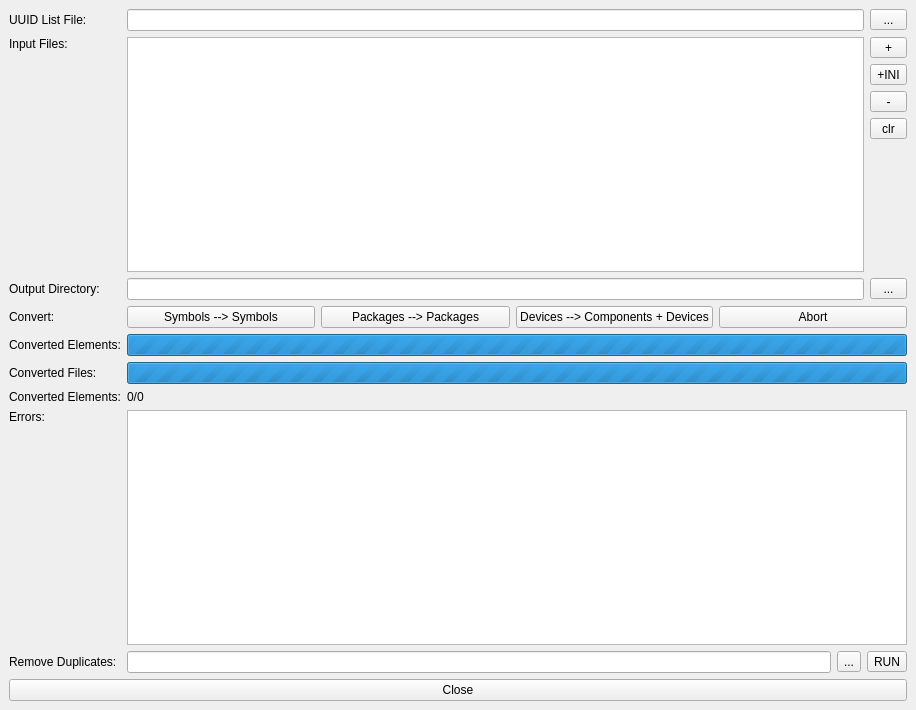
<?xml version="1.0" encoding="UTF-8"?>
<ui version="4.0">
 <class>MainWindow</class>
 <widget class="QMainWindow" name="MainWindow">
  <property name="geometry">
   <rect>
    <x>0</x>
    <y>0</y>
    <width>916</width>
    <height>710</height>
   </rect>
  </property>
  <property name="windowTitle">
   <string>LibrePCB Eagle Import</string>
  </property>
  <widget class="QWidget" name="centralwidget">
   <layout class="QGridLayout" name="gridLayout">
    <item row="3" column="0">
     <widget class="QLabel" name="label_2">
      <property name="text">
       <string>Output Directory:</string>
      </property>
     </widget>
    </item>
    <item row="1" column="0">
     <widget class="QLabel" name="label">
      <property name="text">
       <string>Input Files:</string>
      </property>
      <property name="alignment">
       <set>Qt::AlignLeading|Qt::AlignLeft|Qt::AlignTop</set>
      </property>
     </widget>
    </item>
    <item row="3" column="2">
     <widget class="QToolButton" name="outputBtn">
      <property name="sizePolicy">
       <sizepolicy hsizetype="Minimum" vsizetype="Fixed">
        <horstretch>0</horstretch>
        <verstretch>0</verstretch>
       </sizepolicy>
      </property>
      <property name="text">
       <string notr="true">...</string>
      </property>
     </widget>
    </item>
    <item row="8" column="1">
     <widget class="QLabel" name="lblConvertedElements">
      <property name="text">
       <string>0/0</string>
      </property>
     </widget>
    </item>
    <item row="3" column="1">
     <widget class="QLineEdit" name="output"/>
    </item>
    <item row="8" column="0">
     <widget class="QLabel" name="label_4">
      <property name="text">
       <string>Converted Elements:</string>
      </property>
     </widget>
    </item>
    <item row="11" column="0" colspan="3">
     <widget class="QPushButton" name="pushButton">
      <property name="text">
       <string>Close</string>
      </property>
     </widget>
    </item>
    <item row="9" column="0">
     <widget class="QLabel" name="label_3">
      <property name="text">
       <string>Errors:</string>
      </property>
      <property name="alignment">
       <set>Qt::AlignLeading|Qt::AlignLeft|Qt::AlignTop</set>
      </property>
     </widget>
    </item>
    <item row="6" column="1" colspan="2">
     <widget class="QProgressBar" name="pbarElements">
      <property name="minimum">
       <number>0</number>
      </property>
      <property name="maximum">
       <number>0</number>
      </property>
      <property name="value">
       <number>0</number>
      </property>
      <property name="format">
       <string>%v/%m</string>
      </property>
     </widget>
    </item>
    <item row="9" column="1" colspan="2">
     <widget class="QListWidget" name="errors"/>
    </item>
    <item row="1" column="1">
     <widget class="QListWidget" name="input">
      <property name="selectionMode">
       <enum>QAbstractItemView::MultiSelection</enum>
      </property>
     </widget>
    </item>
    <item row="6" column="0">
     <widget class="QLabel" name="label_7">
      <property name="text">
       <string>Converted Elements:</string>
      </property>
     </widget>
    </item>
    <item row="7" column="1" colspan="2">
     <widget class="QProgressBar" name="pbarFiles">
      <property name="maximum">
       <number>0</number>
      </property>
      <property name="value">
       <number>0</number>
      </property>
      <property name="format">
       <string>%v/%m</string>
      </property>
     </widget>
    </item>
    <item row="1" column="2">
     <layout class="QVBoxLayout" name="verticalLayout">
      <item>
       <widget class="QToolButton" name="inputBtn">
        <property name="sizePolicy">
         <sizepolicy hsizetype="Minimum" vsizetype="Fixed">
          <horstretch>0</horstretch>
          <verstretch>0</verstretch>
         </sizepolicy>
        </property>
        <property name="text">
         <string notr="true">+</string>
        </property>
       </widget>
      </item>
      <item>
       <widget class="QToolButton" name="btnPathsFromIni">
        <property name="sizePolicy">
         <sizepolicy hsizetype="Minimum" vsizetype="Fixed">
          <horstretch>0</horstretch>
          <verstretch>0</verstretch>
         </sizepolicy>
        </property>
        <property name="text">
         <string notr="true">+INI</string>
        </property>
       </widget>
      </item>
      <item>
       <widget class="QToolButton" name="toolButton_2">
        <property name="sizePolicy">
         <sizepolicy hsizetype="Minimum" vsizetype="Fixed">
          <horstretch>0</horstretch>
          <verstretch>0</verstretch>
         </sizepolicy>
        </property>
        <property name="text">
         <string notr="true">-</string>
        </property>
       </widget>
      </item>
      <item>
       <widget class="QToolButton" name="toolButton">
        <property name="sizePolicy">
         <sizepolicy hsizetype="Minimum" vsizetype="Fixed">
          <horstretch>0</horstretch>
          <verstretch>0</verstretch>
         </sizepolicy>
        </property>
        <property name="text">
         <string notr="true">clr</string>
        </property>
       </widget>
      </item>
      <item>
       <spacer name="verticalSpacer">
        <property name="orientation">
         <enum>Qt::Vertical</enum>
        </property>
        <property name="sizeHint" stdset="0">
         <size>
          <width>20</width>
          <height>40</height>
         </size>
        </property>
       </spacer>
      </item>
     </layout>
    </item>
    <item row="7" column="0">
     <widget class="QLabel" name="label_8">
      <property name="text">
       <string>Converted Files:</string>
      </property>
     </widget>
    </item>
    <item row="0" column="0">
     <widget class="QLabel" name="label_5">
      <property name="text">
       <string>UUID List File:</string>
      </property>
     </widget>
    </item>
    <item row="4" column="0">
     <widget class="QLabel" name="label_9">
      <property name="text">
       <string>Convert:</string>
      </property>
     </widget>
    </item>
    <item row="4" column="1" colspan="2">
     <layout class="QHBoxLayout" name="horizontalLayout_2">
      <item>
       <widget class="QPushButton" name="btnConvertSymbols">
        <property name="text">
         <string>Symbols --&gt; Symbols</string>
        </property>
       </widget>
      </item>
      <item>
       <widget class="QPushButton" name="pushButton_2">
        <property name="text">
         <string>Packages --&gt; Packages</string>
        </property>
       </widget>
      </item>
      <item>
       <widget class="QPushButton" name="btnConvertDevices">
        <property name="text">
         <string>Devices --&gt; Components + Devices</string>
        </property>
       </widget>
      </item>
      <item>
       <widget class="QPushButton" name="btnAbort">
        <property name="text">
         <string>Abort</string>
        </property>
       </widget>
      </item>
     </layout>
    </item>
    <item row="10" column="0">
     <widget class="QLabel" name="label_6">
      <property name="text">
       <string>Remove Duplicates:</string>
      </property>
     </widget>
    </item>
    <item row="10" column="1" colspan="2">
     <layout class="QHBoxLayout" name="horizontalLayout">
      <item>
       <widget class="QLineEdit" name="edtDuplicateFolders"/>
      </item>
      <item>
       <widget class="QToolButton" name="toolButton_3">
        <property name="sizePolicy">
         <sizepolicy hsizetype="Minimum" vsizetype="Fixed">
          <horstretch>0</horstretch>
          <verstretch>0</verstretch>
         </sizepolicy>
        </property>
        <property name="text">
         <string notr="true">...</string>
        </property>
       </widget>
      </item>
      <item>
       <widget class="QToolButton" name="toolButton_4">
        <property name="text">
         <string>RUN</string>
        </property>
       </widget>
      </item>
     </layout>
    </item>
    <item row="0" column="1">
     <widget class="QLineEdit" name="uuidList"/>
    </item>
    <item row="0" column="2">
     <widget class="QToolButton" name="uuidListBtn">
      <property name="sizePolicy">
       <sizepolicy hsizetype="Preferred" vsizetype="Fixed">
        <horstretch>0</horstretch>
        <verstretch>0</verstretch>
       </sizepolicy>
      </property>
      <property name="text">
       <string notr="true">...</string>
      </property>
     </widget>
    </item>
   </layout>
  </widget>
 </widget>
 <resources/>
 <connections>
  <connection>
   <sender>pushButton</sender>
   <signal>clicked()</signal>
   <receiver>MainWindow</receiver>
   <slot>close()</slot>
   <hints>
    <hint type="sourcelabel">
     <x>307</x>
     <y>128</y>
    </hint>
    <hint type="destinationlabel">
     <x>605</x>
     <y>146</y>
    </hint>
   </hints>
  </connection>
 </connections>
</ui>
